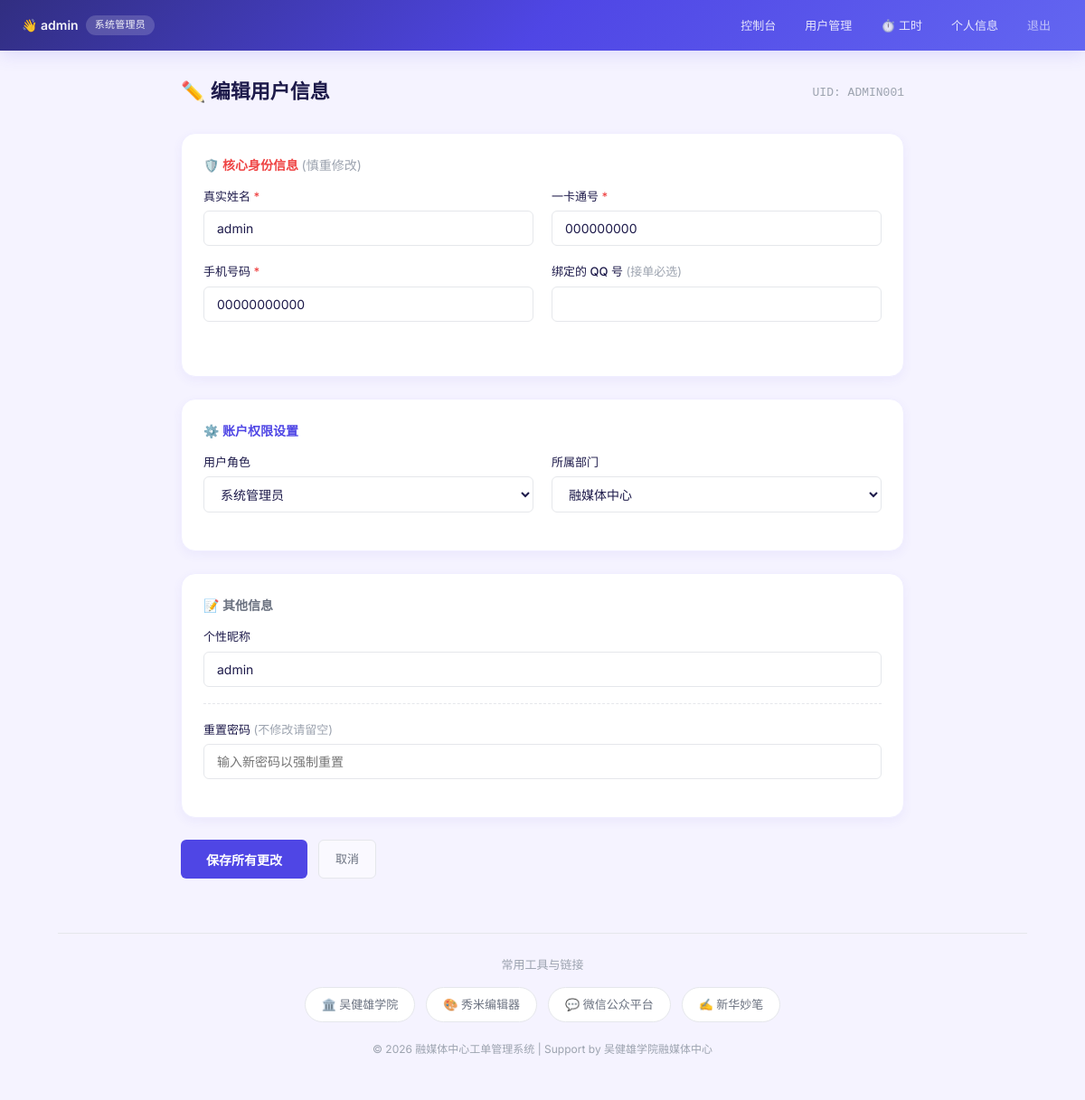
The app's page /edit_user/1 (signed in) with its own data.
### tables this page shows
CREATE TABLE users (
    id INTEGER PRIMARY KEY AUTOINCREMENT,
    uid TEXT UNIQUE NOT NULL,      -- 1. 唯一识别码 (系统自动生成，如 MEDIA2026001)
    card_id TEXT UNIQUE NOT NULL,  -- 2. 一卡通号
    real_name TEXT NOT NULL,       -- 真实姓名
    phone TEXT UNIQUE NOT NULL,    -- 3. 手机号
    nickname TEXT UNIQUE,          -- 4. 昵称 (允许为空)
    password TEXT NOT NULL,    -- 存储哈希后的密码
    role TEXT NOT NULL CHECK(role IN ('applicant', 'acceptor', 'admin', 'dept_admin')),
    department_id INTEGER,     -- 部门管理员和普通用户均需关联部门
    is_approved INTEGER DEFAULT 0, qq_number TEXT, -- 0: 未审核, 1: 已审核
    FOREIGN KEY (department_id) REFERENCES departments (id) ON DELETE SET NULL
);

### app/routes/admin_routes.py (the view, shortened to what this page needs)
@admin_bp.route('/edit_user/<int:user_id>', methods=['GET', 'POST'])
def edit_user(user_id):
    if session.get('role') not in ['admin', 'dept_admin']:
        return redirect(url_for('login'))
    user_info = AdminService.get_user_for_edit(user_id)
    if not user_info:
        flash('用户不存在')
        return redirect(url_for('manage_users'))
    depts = get_db().execute('SELECT * FROM departments').fetchall()
    return render_template('edit_user.html', user=user_info, departments=depts)

### app/db.py (called while the page is built)
def get_db():
    if 'db' not in g:
        g.db = sqlite3.connect(current_app.config['DATABASE'])
        g.db.row_factory = sqlite3.Row
        g.db.execute("PRAGMA foreign_keys = ON")
    return g.db

### app/services/admin_service.py (called while the page is built)
    @staticmethod
    def get_user_for_edit(user_id):
        db = get_db()
        return db.execute('''
            SELECT u.*, d.name as dept_name
            FROM users u
            LEFT JOIN departments d ON u.department_id = d.id
            WHERE u.id = ?
        ''', (user_id,)).fetchone()

### app/templates/edit_user.html (shortened to what this page needs)
{% extends "layout.html" %}
{% block content %}
<div style="max-width: 800px; margin: 0 auto;">
    <div style="display: flex; justify-content: space-between; align-items: center; margin-bottom: 24px;">
        <h2>✏️ 编辑用户信息</h2>
        <span class="font-mono text-muted text-sm">UID: {{ user.uid }}</span>
    </div>
    <form action="{{ url_for('edit_user', user_id=user.id) }}" method="post">
        <div class="card">
            <h4 style="color: var(--accent-red);">🛡️ 核心身份信息 <span class="text-muted" style="font-weight: 400;">(慎重修改)</span></h4>
            <div style="display: flex; gap: 20px; margin-bottom: 18px;">
                <div style="flex: 1;">
                    <label>真实姓名 <span class="text-red">*</span></label>
                    <input type="text" name="real_name" value="{{ user.real_name }}" required>
                </div>
                <div style="flex: 1;">
                    <label>一卡通号 <span class="text-red">*</span></label>
                    <input type="text" name="card_id" value="{{ user.card_id }}" required>
                </div>
            </div>
            <div style="display: flex; gap: 20px; margin-bottom: 18px;">
                <div class="form-group" style="flex: 1;">
                    <label>手机号码 <span class="text-red">*</span></label>
                    <input type="text" name="phone" value="{{ user.phone }}" required>
                </div>
                <div class="form-group" style="flex: 1;">
                    <label>绑定的 QQ 号 <span class="text-muted" style="font-weight: 400;">(接单必选)</span></label>
                    <input type="text" name="qq_number" value="{{ user.qq_number or '' }}">
                </div>
            </div>
        </div>
        <div class="card">
            <h4 style="color: var(--primary);">⚙️ 账户权限设置</h4>
            <div style="display: flex; gap: 20px; margin-bottom: 18px;">
                <div style="flex: 1;">
                    <label>用户角色</label>
                    <select name="role" style="height: 40px;">
                        {% if session.role == 'admin' %}
                        <option value="admin" {% if user.role == 'admin' %}selected{% endif %}>系统管理员</option>
                        {% endif %}
                    </select>
                </div>
                <div style="flex: 1;">
                    <label>所属部门</label>
                    {% if session.role == 'admin' %}
                    <select name="department_id" style="height: 40px;">
                        {% for dept in departments %}
                        <option value="{{ dept.id }}" {% if user.department_id == dept.id %}selected{% endif %}>{{ dept.name }}</option>
                        {% endfor %}
                    </select>
                    {% else %}
                    <input type="text" value="{{ user.dept_name }}" disabled>
                    <input type="hidden" name="department_id" value="{{ user.department_id }}">
                    {% endif %}
                </div>
            </div>
        </div>
        <div class="card">
            <h4>📝 其他信息</h4>
            <div class="form-group">
                <label>个性昵称</label>
                <input type="text" name="nickname" value="{{ user.nickname or '' }}" placeholder="自定义昵称">
            </div>
            <div class="form-group" style="padding-top: 18px; border-top: 1px dashed var(--border-light);">
                <label>重置密码 <span class="text-muted" style="font-weight: 400;">(不修改请留空)</span></label>
                <input type="password" name="password" placeholder="输入新密码以强制重置">
            </div>
        </div>
        <div style="display: flex; gap: 12px; margin-top: 8px;">
            <button type="submit" style="padding: 10px 28px;">保存所有更改</button>
            <a href="{{ url_for('manage_users') }}" class="btn-ghost" style="padding: 10px 18px; text-decoration: none; display: inline-flex; align-items: center;">取消</a>
        </div>
    </form>
</div>
{% endblock %}

### app/templates/layout.html (style rules this page uses)
:root { --primary: #4f46e5; --primary-light: #6366f1; --primary-dark: #4338ca; --primary-bg: rgba(79, 70, 229, 0.06); --accent-green: #10b981; --accent-green-bg: rgba(16, 185, 129, 0.08); --accent-amber: #f59e0b; --accent-amber-bg: rgba(245, 158, 11, 0.08); --accent-red: #ef4444; --accent-red-bg: rgba(239, 68, 68, 0.06); --accent-sky: #0ea5e9; --accent-sky-bg: rgba(14, 165, 233, 0.06); --text-primary: #1e1b4b; --text-secondary: #6b7280; --text-muted: #9ca3af; --bg-body: #f5f3ff; --bg-card: #ffffff; --bg-section: #faf9ff; --border-light: #e5e7eb; --border-subtle: #f0eeff; --shadow-sm: 0 1px 2px rgba(0,0,0,0.04); --shadow-md: 0 4px 12px rgba(79,70,229,0.06); --shadow-lg: 0 8px 30px rgba(79,70,229,0.08); --radius-sm: 6px; --radius-md: 10px; --radius-lg: 16px; --radius-full: 9999px; --transition: all 0.2s cubic-bezier(0.4, 0, 0.2, 1); }
* { box-sizing: border-box; }
body { font-family: 'Inter', -apple-system, BlinkMacSystemFont, 'Segoe UI', sans-serif; margin: 0; background: var(--bg-body); color: var(--text-primary); line-height: 1.6; -webkit-font-smoothing: antialiased; }
h2 { color: var(--text-primary); font-size: 22px; font-weight: 700; margin: 0 0 4px; border: none; padding: 0; }
h4 { color: var(--text-secondary); font-size: 14px; font-weight: 600; margin: 0 0 12px; border: none; padding: 0; }
.card { background: var(--bg-card); border-radius: var(--radius-lg); padding: 24px; box-shadow: var(--shadow-md); border: 1px solid var(--border-subtle); margin-bottom: 24px; }
.form-group { margin-bottom: 18px; }
label { display: block; margin-bottom: 6px; font-weight: 500; font-size: 13px; color: var(--text-primary); }
input[type="text"], input[type="password"], input[type="date"], input[type="number"], select, textarea { width: 100%; padding: 10px 14px; border: 1.5px solid var(--border-light); border-radius: var(--radius-sm); box-sizing: border-box; font-size: 14px; font-family: inherit; color: var(--text-primary); background: var(--bg-card); transition: var(--transition); }
button, .btn-primary, .btn-danger { display: inline-flex; align-items: center; justify-content: center; gap: 6px; font-family: inherit; font-weight: 600; border: none; border-radius: var(--radius-sm); cursor: pointer; transition: var(--transition); text-decoration: none; white-space: nowrap; }
button { background: var(--primary); color: white; padding: 10px 22px; font-size: 14px; }
.btn-ghost { display: inline-flex; align-items: center; justify-content: center; background: var(--bg-section); color: var(--text-secondary); padding: 6px 14px; font-size: 13px; border: 1px solid var(--border-light); border-radius: var(--radius-sm); font-weight: 500; cursor: pointer; transition: var(--transition); text-decoration: none; }
.text-muted { color: var(--text-muted); }
.text-red { color: var(--accent-red); }
.font-mono { font-family: 'SF Mono', 'Fira Code', monospace; }
.text-sm { font-size: 13px; }

### records on screen
users: uid "ADMIN001", real_name "admin", card_id "000000000", phone "00000000000", role "系统管理员", nickname "admin"

### other values on screen
{{ session.username }} "admin"
form field department_id "融媒体中心"
